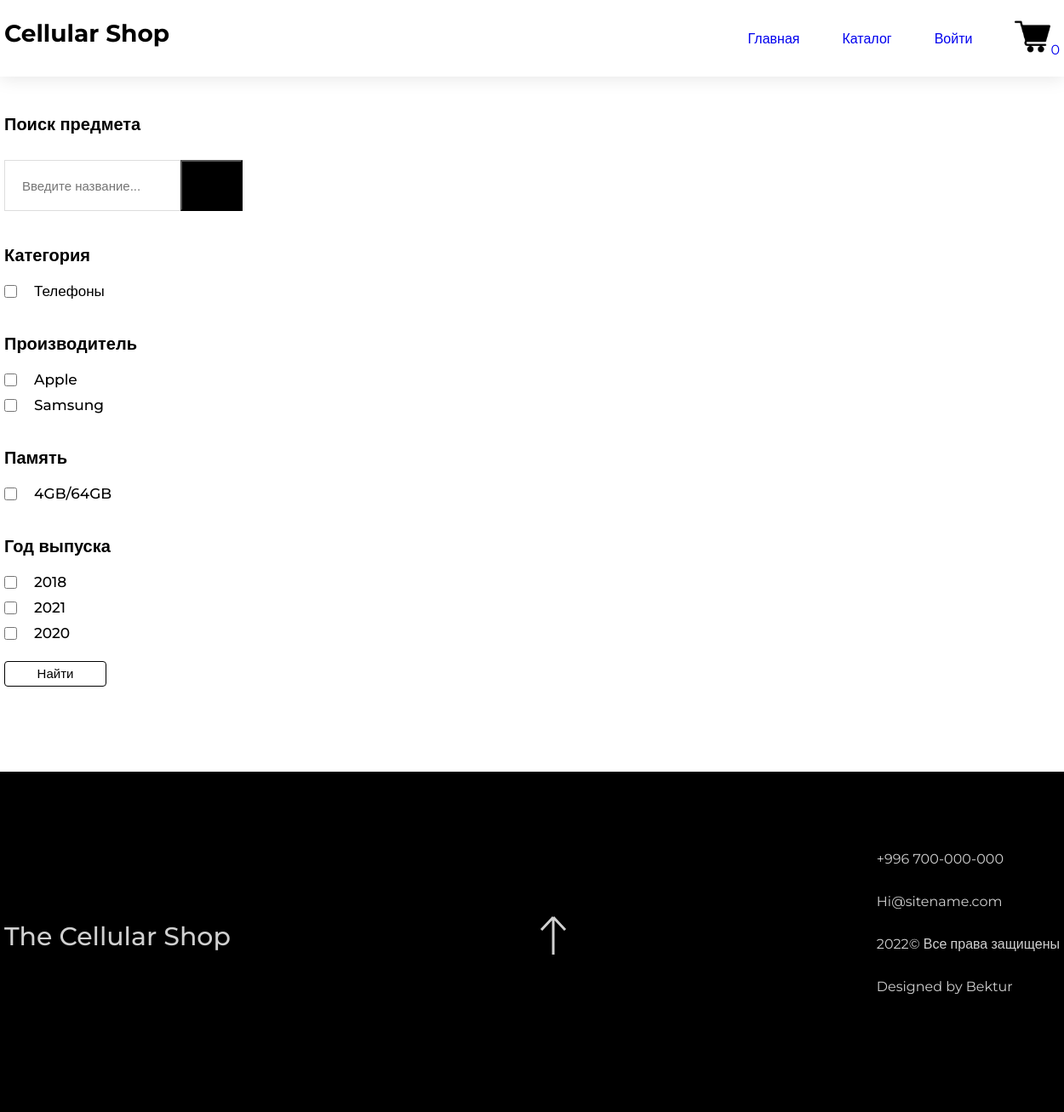
The page /products/filter/ on the database its author committed.
### store/models.py (models this page shows, shortened)
class Category(models.Model):
    name = models.CharField('Категория', max_length=50)
    slug = models.SlugField(max_length=60, unique=True)
    class Meta:
        verbose_name = 'Категория'
        verbose_name_plural = 'Категории'

class Manufacture(models.Model):
    name = models.CharField('Производитель', max_length=50)
    description = models.TextField('Описание')
    slug = models.SlugField(max_length=60, unique=True)
    class Meta:
        verbose_name = 'Производитель'
        verbose_name_plural = 'Производители'

class Memory(models.Model):
    name = models.CharField('Память', max_length=50, help_text='пример для ввода "4GB/64GB"')
    description = models.TextField('Описание')
    slug = models.SlugField(max_length=60, unique=True)
    class Meta:
        verbose_name = 'Память'
        verbose_name_plural = 'Память'

### store/views.py (the view)
# urls.py: path('products/filter/', FilterProductView.as_view(), name='filter'),
class FilterProductView(ProductFilter, ListView):
    paginate_by = 3
    def get_queryset(self):
        if 'year' in self.request.GET and 'manufacture' in self.request.GET:
            queryset = Product.objects.filter(
                Q(year__in=self.request.GET.getlist("year")),
                Q(manufacture__in=self.request.GET.getlist("manufacture"))
            ).distinct()
        elif 'category' in self.request.GET and 'manufacture' in self.request.GET:
            queryset = Product.objects.filter(
                Q(category__in=self.request.GET.getlist("category")),
                Q(manufacture__in=self.request.GET.getlist("manufacture"))
            ).distinct()
        elif 'manufacture' in self.request.GET and 'memory' in self.request.GET:
            queryset = Product.objects.filter(
                Q(memory__in=self.request.GET.getlist("memory")),
                Q(manufacture__in=self.request.GET.getlist("manufacture"))
            ).distinct()
        else:
            queryset = Product.objects.filter(
                Q(year__in=self.request.GET.getlist("year")) | Q(category__in=self.request.GET.getlist("category")) |
                Q(manufacture__in=self.request.GET.getlist("manufacture")) |
                Q(memory__in=self.request.GET.getlist("memory"))
            ).distinct()
        return queryset
    def get_context_data(self, *args, **kwargs):
        context = super().get_context_data(*args, **kwargs)
        context['year'] = ''.join([f'year={x}&' for x in self.request.GET.getlist('year')])
        context['manufacture'] = ''.join([f'manufacture={x}&' for x in self.request.GET.getlist('manufacture')])
        context['category'] = ''.join([f'category={x}&' for x in self.request.GET.getlist('category')])
        context['memory'] = ''.join([f'memory={x}&' for x in self.request.GET.getlist('memory')])
        return context

### cart/context_processors.py (called while the page is built)
def get_len(request):
    request.session['quantity'] = length_hint(request.session.get('goods'))
    request.session.modified = True
    return {'count': request.session['quantity']}

def sum_goods(request):
    request.session['total_price'] = 0
    if request.session.get('goods') is None:
        pass
    else:
        for i in request.session.get('goods'):
            for j in i.values():
                product = Product.objects.get(pk=j)
                request.session['total_price'] += product.price
    return {'total_price': request.session['total_price']}

### store/views.py (called while the page is built)
    def get_category(self):
        return Category.objects.all()

    def get_years(self):
        return Product.objects.filter(draft=False).values('year').distinct()

    def get_memory(self):
        return Memory.objects.all()

    def get_manufacture(self):
        return Manufacture.objects.all()

### templates/store/product_list.html (shortened to what this page needs)
{% extends 'store/base.html' %}
{% load static %}
{% block style %}
    href="{% static 'css/list_view.css' %}"
{% endblock %}
    {% block content %}
        <div class="wrapper">
            {% include 'include/sidebar.html' %}
            <div class="products">
            </div>
        </div>
    {% endblock %}

### templates/include/sidebar.html
<div class="aside">
    <h2 class="search-title">
        Поиск предмета
    </h2>
    <form action="{% url 'search' %}" class="search-form" method="get">
        <input type="text" placeholder="Введите название..." class="input" name="search" required>
        <button type="submit" class="btn" for="search">Поиск</button>
    </form>
    <form action="{% url 'filter' %}" method="get">
        <div class="filter">
            <h2 class="filter-title">Категория</h2>
            {% for category in view.get_category %}
                <div class="wrapper filter-wrapper">
                    <input type="checkbox" class="checkbox" name="category" value="{{ category.id }}">
                    <h3 class="checkbox-title">{{ category.name }}</h3>
                </div>
            {% endfor %}
        </div>
        <div class="filter">
            <h2 class="filter-title">Производитель</h2>
            {% for manufacture in view.get_manufacture %}
                <div class="wrapper filter-wrapper">
                    <input type="checkbox" class="checkbox" name="manufacture" value="{{ manufacture.id }}">
                    <h3 class="checkbox-title">{{ manufacture.name }}</h3>
                </div>
            {% endfor %}
        </div>
        <div class="filter">
            <h2 class="filter-title">Память</h2>
            {% for memory in view.get_memory %}
                <div class="wrapper filter-wrapper">
                    <input type="checkbox" class="checkbox" name="memory" value="{{ memory.id }}">
                    <h3 class="checkbox-title">{{ memory.name }}</h3>
                </div>
            {% endfor %}
        </div>
        <div class="filter">
            <h2 class="filter-title">Год выпуска</h2>
            {% for get_year in view.get_years %}
                <div class="wrapper filter-wrapper">
                    <input type="checkbox" class="checkbox" name="year" value="{{ get_year.year }}">
                    <h3 class="checkbox-title">{{ get_year.year }}</h3>
                </div>
            {% endfor %}
        </div>
        <button type="submit" for="checkbox" class="filter-search">Найти</button>
    </form>
</div>

### static/css/list_view.css (style rules this page uses)
body { font-size: 16px; font-family: 'Montserrat', sans-serif; }
html { scroll-behavior: smooth; }
* { box-sizing: border-box; padding: 0; margin: 0; }
.wrapper { display: flex; justify-content: space-between; }
.search-form { display: flex; flex-direction: row; }
.search-title { font-weight: 600; font-size: 20px; line-height: 24px; margin-bottom: 30px; }
.input { box-sizing: border-box; width: 207px; height: 60px; border: 1px solid #DDDDDD; padding-left: 20px; font-weight: 400; font-size: 15px; line-height: 155%; color: #B0B0B0; }
.btn { cursor: pointer; width: 73px; height: 60px; background: #000000; }
.filter-title { font-weight: 600; font-size: 20px; line-height: 24px; color: #000000; margin-top: 40px; margin-bottom: 20px; }
.filter-wrapper { justify-content: flex-start; margin-top: 10px; align-items: center; }
.checkbox { width: 15px; height: 15px; border: 0.5px solid #000000; margin-right: 20px; }
.checkbox-title { font-weight: 500; font-size: 17px; line-height: 20px; color: #000000; }
.filter-search { margin-top: 23px; width: 120px; height: 30px; border: 1px solid #000000; background-color: #fff; border-radius: 4px; font-weight: 400; font-size: 15px; line-height: 157.5%; cursor: pointer; }
.aside { margin-bottom: 100px; }

### static/css/header_footer.css (style rules this page uses)
body { height: 100%; font-size: 16px; font-family: 'Montserrat', sans-serif; }
html { scroll-behavior: smooth; }
* { box-sizing: border-box; padding: 0; margin: 0; }

### rows shown on the page
Category: name "Телефоны"
Manufacture: name "Apple"
Manufacture: name "Samsung"
Memory: name "4GB/64GB"

### other values the page prints
{{ count }} "0"
{{ get_year.year }} "2018" "2021" "2020"
